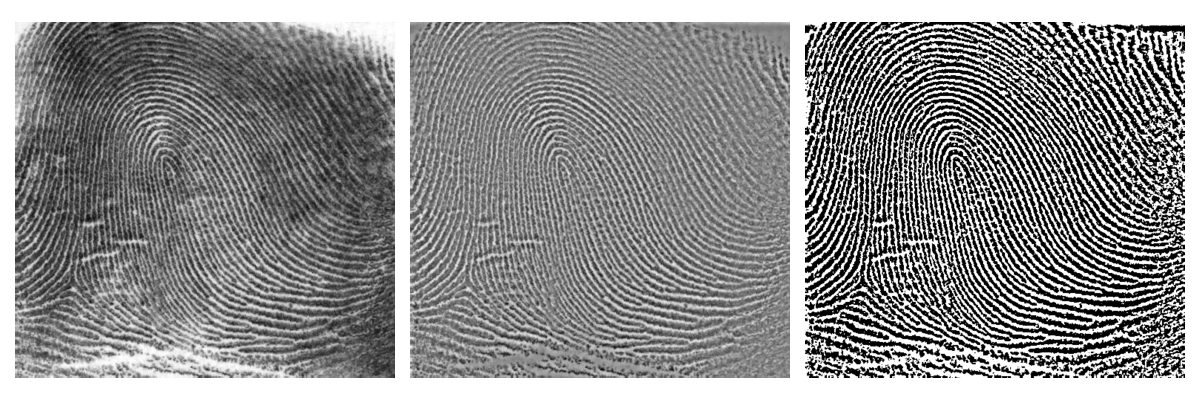

Here is the Python script that generated this plot:
import os
import sys
import numpy as np
import matplotlib.pyplot as plt
from skimage.io import imread
from skimage.util import img_as_float
from libDIPUM.hpfilter import hpfilter
from libDIP.dftFiltering4e import dftFiltering4e
from libDIPUM.data_path import dip_data

# Data
img_path = dip_data('thumb-print.tif')
f = img_as_float(imread(img_path))
M, N = f.shape
P = 2 * M
Q = 2 * N

# Filter design
H = np.fft.ifftshift(hpfilter('butterworth', P, Q, 50, 4))

# Filtering
g = dftFiltering4e(f, H)

# Thresholding
gp = g >= 0

# Display
fig, axes = plt.subplots(1, 3, figsize=(12, 4))
axes[0].imshow(f, cmap='gray')
axes[0].axis('off')

axes[1].imshow(g, cmap='gray')
axes[1].axis('off')

axes[2].imshow(gp, cmap='gray')
axes[2].axis('off')

plt.tight_layout()
plt.savefig('Figure455.png')
plt.show()
